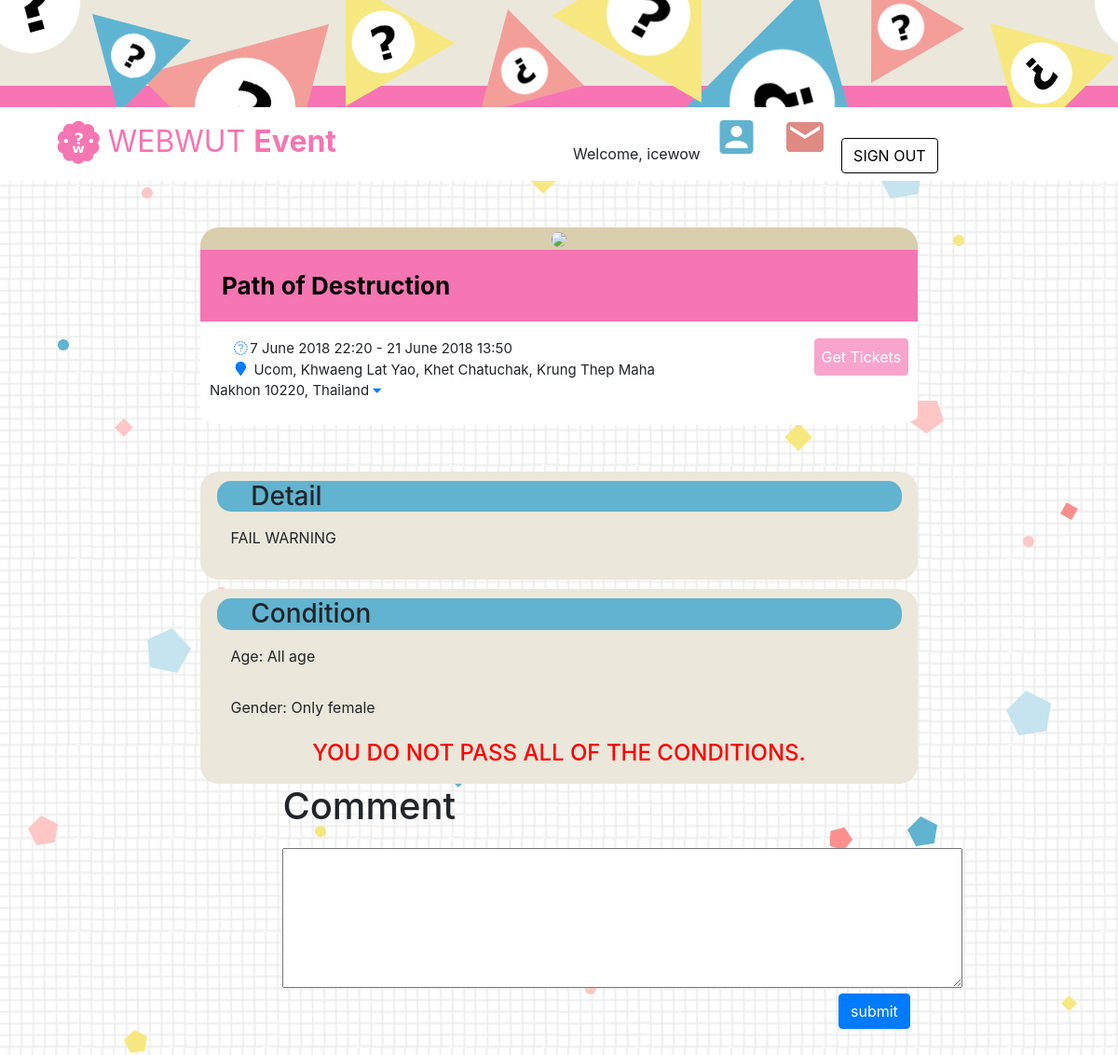
The app's page /event.php?id=3 (signed in) with its own data.
### tables this page shows
CREATE TABLE `event` (
  `eventID` int(11) NOT NULL,
  `orgID` int(11) NOT NULL,
  `eventCreate` timestamp NOT NULL DEFAULT CURRENT_TIMESTAMP,
  `registrableDate` datetime NOT NULL,
  `eventStart` datetime NOT NULL,
  `eventEnd` datetime NOT NULL,
  `eventName` varchar(255) NOT NULL,
  `eventDetail` varchar(512) NOT NULL,
  `age` int(11) NOT NULL,
  `gender` varchar(6) NOT NULL,
  `price` int(11) NOT NULL,
  `capacity` int(11) NOT NULL,
  `indoorName` varchar(255) NOT NULL,
  `location` varchar(255) NOT NULL,
  `type` varchar(10) NOT NULL
);

### event.php (the view, shortened to what this page needs)
<!DOCTYPE html>
<html lang="en">
<head>
    <link rel="stylesheet" href="css/event.css">
    <link rel="stylesheet" href="css/comments.css">
</head>
<body>
    <?php
    include 'header.php';
    include 'services/connectDB.php';
    if (isset($conn)) {
        $eventID = $_GET['id'];
        $sql = "SELECT * FROM event WHERE eventID=?";
        $stmt = $conn->prepare($sql);
        $stmt->execute([$eventID]);
        $result = $stmt->fetch(PDO::FETCH_OBJ);
        if ($result !== FALSE) {
            $event = $result;
        } else {
            header('location:oops.php');
        }
        $event->eventStart = date("j F Y G:i", strtotime($event->eventStart));
        $event->eventEnd = date("j F Y G:i", strtotime($event->eventEnd));
        $sql = "SELECT image FROM event_image WHERE eventID=?";
        $stmt = $conn->prepare($sql);
        $stmt->execute([$_GET['id']]);
        $result = $stmt->fetchAll(PDO::FETCH_OBJ);
        $event->images = array();
        if ($result !== FALSE) {
            foreach ($result as $value) {
                $event->images[] = $value->image;
            }
        }
        $sql = 'SELECT age, gender FROM personal_info WHERE userID='.$_SESSION['ID'];
        $stmt = $conn->prepare($sql);
        $stmt->execute();
        $info = $stmt->fetch(PDO::FETCH_OBJ);
        $PASS_CONDITION = TRUE;
        if ($event->gender != "all" && $event->gender != $info->gender) {
            $PASS_CONDITION = FALSE;
        }
        $sql = 'SELECT * FROM event_attendant WHERE aID='.$_SESSION['ID'].' AND eventID='.$_GET['id'];
        $stmt = $conn->prepare($sql);
        $stmt->execute();
        $attended = $stmt->fetch(PDO::FETCH_OBJ);
        $ISATTENDED = FALSE;
    }
    ?>
    <div class="container" id="main-content">
        <div class="col-12 padding-top" id="event">
            <div class="event-cover">
                <img class="img-responsive top-radius" style="height: 250px;" src="assets/events/<?php echo $event->images[0]; ?>">
            </div>
            <div class="content-box no-border-bottom">
                <h1 id="event-title">
                    <?php echo $event->eventName; ?>
                </h1>
                <div class="row" id="event-sub">
                    <div id="event-info" class="col-xs-12 col-sm-8">
                        <div id="event-time">
                            <i class="fa fa-clock-o fa-fw text-primary"></i><?php echo $event->eventStart." - ".$event->eventEnd; ?>
                        </div>
                        <div id="event-location">
                            <toggle id="event-map-toggle" data-toggle="collapse" href="#event-map">
                                <i class="fa fa-map-marker fa-fw text-primary"></i>
                                <?php echo $event->location; ?>
                                <i class="fa fa-caret-down text-primary"></i>
                            </toggle>
                        </div>
                    </div>
                    <div class="col-xs-12 col-sm-4 text-right text-xs-center action-button">
                        <?php
                        if (!$ISATTENDED) {
                            echo '<a class="btn btn-secondary '.($PASS_CONDITION ? '' : 'disabled').'" id="top-buy-tickets-btn" data-scroll="true" href="#event-ticket">'.($event->price <= 0 ? "Get Tickets" : "Buy Ticket").'</a>';
                        } else {
                            if ($attended->flag != 1) {
                                echo '<a class="btn btn-secondary disabled">รอการยืนยัน</a>';
                            } else {
                                echo '<a class="btn btn-success disabled">เข้าร่วมแล้ว</a>';
                            }
                        }
                        ?>
                    </div>
                </div>
            </div>
            <div id="event-detail" class="margin-top">
                <h3>Detail</h3>
                <p><?php echo $event->eventDetail ?></p>
            </div>
            <div id="event-condition" >
                <h3>Condition</h3>
                <p>Age: <?php echo $event->age==-1? "All age" : $event->age." above" ?></p>
                <p>Gender: <?php echo $event->gender=="all"? "All Gender" : "Only ".$event->gender ?></p>
                <h4 style="color: <?php echo $PASS_CONDITION ? 'green' : 'red' ?>"><?php echo $PASS_CONDITION ? "YOU DO PASS ALL OF THE CONDITIONS." : "YOU DO NOT PASS ALL OF THE CONDITIONS." ?></h4>
            </div>
        </div>
        <div id="comments">
            <?php include 'services/comments.php'; ?>
        </div>
    </div>
</body>
</html>

### css/event.css (style rules this page uses)
.container { padding: 0; }
#event-title { font-size: 26px; }
#event-info { font-size: 15px; }
.padding-top { padding-top: 50px; }
#event { max-width: 800px; margin: 0 auto; }
.top-radius { border-radius: 20px; }
#main-content { padding-bottom: 50px; }
#event-map-toggle { padding: 0 5%; cursor: pointer; }
.content-box { background-color:white; padding: 0 0 2% 0; border-radius: 5%; }
#event-title { background-color:#f675b3; padding: 2%; color: Black; font-weight:bolder; border: 5px; }
#event-title { background-color:#f675b3; padding: 3%; color: Black; }
#event-time { padding: 0 5%; }
#top-buy-tickets-btn { padding: 3%; background-color: #f675b3; border-color: #f675b3; }
#event-sub { padding: 10px; }
.event-cover { text-align: center; background-color: #d9ceae; border-top-left-radius: 20px; border-top-right-radius: 20px; }
.margin-top { margin-top: 50px; }
#event-detail { background-color: #ebe7da; padding: 10px; border-radius: 20px; }
#event-condition { background-color: #ebe7da; padding: 10px; margin-top: 10px; border-radius: 20px; }
h3 { background-color: #61b3cf; margin: 6% 1%; border-radius: 15px; text-indent: 5%; }
h4 { text-align: center; }
p { padding: 1% 3%; }

### css/header.css (style rules this page uses)
body { background-image: url("../assets/image/background.jpg"); background-attachment: fixed; }

### records on screen
event: eventName "Path of Destruction", eventStart "7 June 2018 22:20", eventEnd "21 June 2018 13:50", location "Ucom, Khwaeng Lat Yao, Khet Chatuchak, Krung Thep Maha Nakhon 10220, Thailand", eventDetail "FAIL WARNING", gender "female"

### other values on screen
$displayName "icewow"
